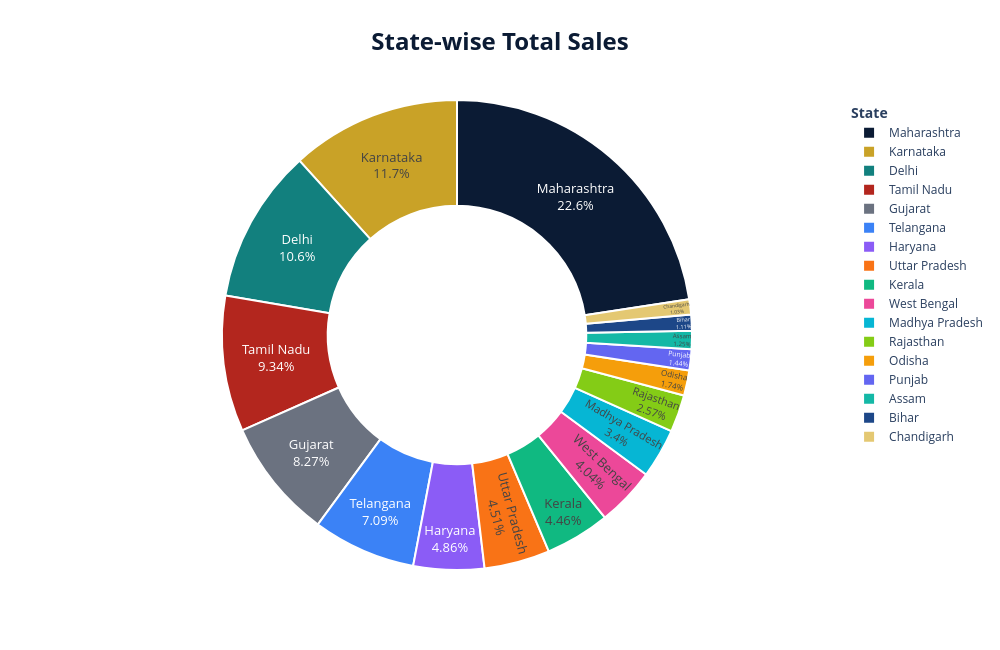

Notebook cell for this chart:
### Code cell
import plotly.express as px


# -------------------------------
# 1. State-wise Total Sales
# -------------------------------


state_sales = (
    df.groupby('State', as_index=False)['Sales']
      .sum()
      .sort_values('Sales', ascending=False)
)


# Sales in Millions
state_sales['Sales_Million'] = state_sales['Sales'] / 1_000_000




# -------------------------------
# 2. Custom Color Palette
# -------------------------------


NAVY = "#0B1B34"
GOLD = "#C9A227"
TEAL = "#12807E"
RED  = "#B3261E"
GREY = "#6B7280"


# Additional colors for other states
colors = [
    NAVY,
    GOLD,
    TEAL,
    RED,
    GREY,
    "#3B82F6",   # Blue
    "#8B5CF6",   # Purple
    "#F97316",   # Orange
    "#10B981",   # Green
    "#EC4899",   # Pink
    "#06B6D4",   # Cyan
    "#84CC16",   # Lime
    "#F59E0B",   # Amber
    "#6366F1",   # Indigo
    "#14B8A6"    # Light Teal
]

# -------------------------------
# 3. Plotly Donut Chart
# -------------------------------

fig = px.pie(
    state_sales,
    names='State',
    values='Sales_Million',
    hole=0.55,
    color_discrete_sequence=colors,
    title='State-wise Total Sales'
)


# -------------------------------
# 4. Formatting
# -------------------------------


fig.update_traces(
    textposition='inside',
    textinfo='percent+label',


    hovertemplate=
        '<b>%{label}</b><br>' +
        'Sales: %{value:.2f}M<br>' +
        'Share: %{percent}<extra></extra>',


    marker=dict(
        line=dict(
            color='white',
            width=2
        )
    )
)


fig.update_layout(


    title=dict(
        text='<b>State-wise Total Sales</b>',
        x=0.5,
        xanchor='center',
        font=dict(
            size=24,
            color=NAVY
        )
    ),


    legend=dict(
        title='<b>State</b>',
        font=dict(size=12)
    ),


    font=dict(
        size=13
    ),


    width=1000,
    height=650
)


fig.show()

### Figure 1 — Plotly figure (JSON) as saved in the notebook; plotly's stock layout.template omitted (floating-point values rounded to 4 significant figures)
{"data": [{"domain": {"x": [0, 1], "y": [0, 1]}, "hole": 0.55, "hovertemplate": "<b>%{label}</b><br>Sales: %{value:.2f}M<br>Share: %{percent}<extra></extra>", "labels": ["Maharashtra", "Karnataka", "Delhi", "Tamil Nadu", "Gujarat", "Telangana", "Haryana", "Uttar Pradesh", "Kerala", "West Bengal", "Madhya Pradesh", "Rajasthan", "Odisha", "Punjab", "Assam", "Bihar", "Chandigarh"], "legendgroup": "", "marker": {"line": {"color": "white", "width": 2}}, "name": "", "showlegend": true, "textinfo": "percent+label", "textposition": "inside", "type": "pie", "values": [24.89, 12.9, 11.71, 10.3, 9.115, 7.819, 5.362, 4.977, 4.913, 4.459, 3.752, 2.83, 1.916, 1.588, 1.38, 1.229, 1.14]}], "layout": {"font": {"size": 13}, "height": 650, "legend": {"font": {"size": 12}, "title": {"text": "<b>State</b>"}, "tracegroupgap": 0}, "piecolorway": ["#0B1B34", "#C9A227", "#12807E", "#B3261E", "#6B7280", "#3B82F6", "#8B5CF6", "#F97316", "#10B981", "#EC4899", "#06B6D4", "#84CC16", "#F59E0B", "#6366F1", "#14B8A6"], "title": {"font": {"color": "#0B1B34", "size": 24}, "text": "<b>State-wise Total Sales</b>", "x": 0.5, "xanchor": "center"}, "width": 1000}}
